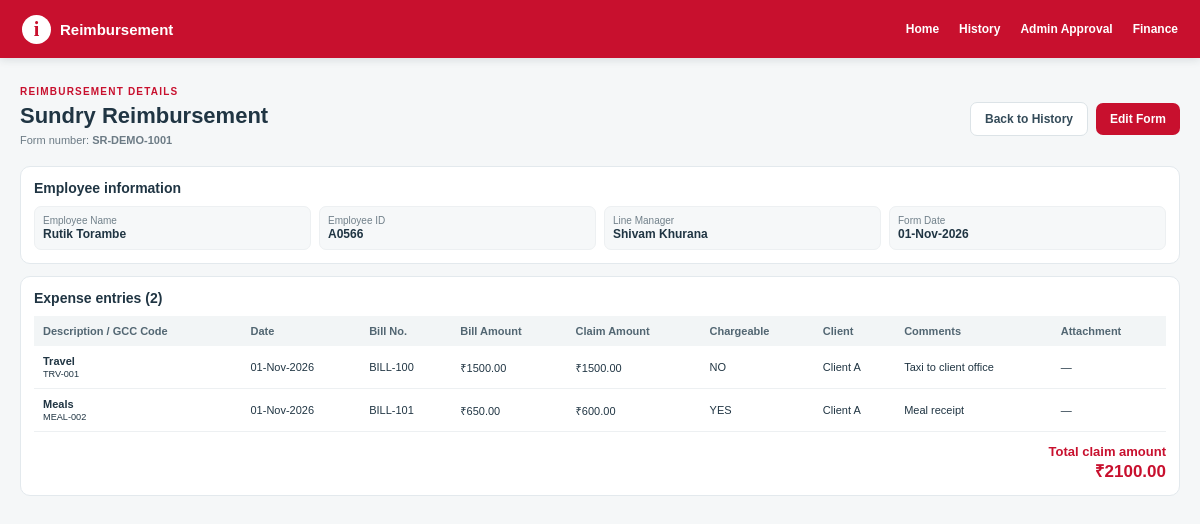
The app's page /reimbursement/SR-DEMO-1001/view with its own data.
### app.py (models this page shows, shortened)
class ExpenseSundry(db.Model):
    __tablename__ = "ExpenseSundry"
    FormNo = db.Column(db.String(255), primary_key=True)
    Item = db.Column(db.Integer, primary_key=True)
    FormDate = db.Column(db.Float)
    EmpID = db.Column(db.String(255))
    EName = db.Column(db.String(255))
    Manager = db.Column(db.String(255))
    TeamName = db.Column(db.String(255), nullable=True)
    Description = db.Column(db.String(255))
    GCCExpCode = db.Column(db.String(255))
    ExpenseDate = db.Column(db.Float)
    BillNo = db.Column(db.String(255))
    BillAmount = db.Column(db.Float, default=0)
    ClaimAmount = db.Column(db.Float, default=0)
    Chargeable = db.Column(db.String(20), default="NO")
    ClientName = db.Column(db.String(255))
    Comments = db.Column(db.String(1000))
    Status = db.Column(db.String(100), default="Submitted")
    DocumentID = db.Column(db.String(1000))
    FormPDFPath = db.Column(db.String(1000), nullable=True)
    AttachmentCheck = db.Column(db.String(50))
    ManagerApproval = db.Column(db.String(50), nullable=True, default="Pending", server_default=db.text("'Pending'"))
    HRApproval = db.Column(db.String(50), nullable=True, default="Pending", server_default=db.text("'Pending'"))
    SignatoryApproval = db.Column(db.String(50), nullable=True, default="Pending", server_default=db.text("'Pending'"))
    TeamHeadApproval = db.Column(db.String(50), nullable=True, default="Pending", server_default=db.text("'Pending'"))
    AdminApproval = db.Column(db.String(50), nullable=True, default="Pending", server_default=db.text("'Pending'"))
    ManagerApprovalBy = db.Column(db.String(255), nullable=True)
    HRApprovalBy = db.Column(db.String(255), nullable=True)
    SignatoryApprovalBy = db.Column(db.String(255), nullable=True)
    TeamHeadApprovalBy = db.Column(db.String(255), nullable=True)
    AdminApprovalBy = db.Column(db.String(255), nullable=True)
    FormReviewComments = db.Column(db.String(1000), nullable=True)
    ManagerApprovalDate = db.Column(db.Float, nullable=True)
    HRApprovalDate = db.Column(db.Float, nullable=True)
    SignatoryApprovalDate = db.Column(db.Float, nullable=True)
    TeamHeadApprovalDate = db.Column(db.Float, nullable=True)
    AdminApprovalDate = db.Column(db.Float, nullable=True)

### app.py (the view, shortened to what this page needs)
@app.route("/reimbursement/<form_no>/<action>", methods=["GET", "POST"])
def form_action(form_no, action):
    if action not in {"view", "edit", "delete"}:
        abort(404)
    rows = all_rows(form_no)
    if not rows:
        abort(404)
    if action == "view":
        return page("View Form", "view.html", form_no=form_no, rows=rows)

### app.py (called while the page is built)
def excel_serial_to_datetime(value):
    if value is None or str(value).strip() == "":
        return None
    if isinstance(value, datetime):
        return value
    text_value = str(value).strip()
    try:
        return EXCEL_EPOCH + timedelta(days=float(text_value))
    except (ValueError, TypeError, OverflowError):
        try:
            return datetime.strptime(text_value[:10], "%Y-%m-%d")
        except ValueError:
            return None

def excel_serial_to_display(value):
    parsed = excel_serial_to_datetime(value)
    return parsed.strftime("%d-%b-%Y") if parsed else ""

@app.template_filter("excel_date")
def excel_date_filter(value):
    return excel_serial_to_display(value)

def all_rows(form_no):
    return ExpenseSundry.query.filter_by(FormNo=form_no).order_by(ExpenseSundry.Item.asc()).all()

def page(title, template, **context):
    return render_template(template, title=title, **context)

### templates/view.html (shortened to what this page needs)
{% extends "base.html" %}
{% block content %}
<div class="view-head"><div><p class="eyebrow">REIMBURSEMENT DETAILS</p><h1>Sundry Reimbursement</h1><p class="view-sub">Form number: <strong>{{ form_no }}</strong></p></div><div class="actions"><a class="btn btn-light" href="{{ url_for('history') }}">Back to History</a><a class="btn btn-red" href="{{ url_for('form_action',form_no=form_no,action='edit') }}">Edit Form</a></div></div>
<section class="view-panel"><h2>Employee information</h2><div class="view-meta">
<div class="meta-item"><small>Employee Name</small><strong>{{ rows[0].EName or '—' }}</strong></div><div class="meta-item"><small>Employee ID</small><strong>{{ rows[0].EmpID or '—' }}</strong></div><div class="meta-item"><small>Line Manager</small><strong>{{ rows[0].Manager or '—' }}</strong></div><div class="meta-item"><small>Form Date</small><strong>{{ rows[0].FormDate|excel_date or '—' }}</strong></div>
</div></section>
<section class="view-panel"><h2>Expense entries ({{ rows|length }})</h2><div class="view-table-wrap"><table class="view-table"><thead><tr><th>Description / GCC Code</th><th>Date</th><th>Bill No.</th><th>Bill Amount</th><th>Claim Amount</th><th>Chargeable</th><th>Client</th><th>Comments</th><th>Attachment</th></tr></thead><tbody>
{% for r in rows %}<tr><td><strong>{{ r.Description or '—' }}</strong><br><small>{{ r.GCCExpCode or '—' }}</small></td><td>{{ r.ExpenseDate|excel_date or '—' }}</td><td>{{ r.BillNo or '—' }}</td><td>₹{{ '%.2f'|format(r.BillAmount or 0) }}</td><td>₹{{ '%.2f'|format(r.ClaimAmount or 0) }}</td><td>{{ r.Chargeable or 'NO' }}</td><td>{{ r.ClientName or '—' }}</td><td>{{ r.Comments or '—' }}</td><td>{% if r.DocumentID %}<a href="{{ url_for('download_pdf',form_no=form_no,item=r.Item) }}">Download PDF</a>{% else %}—{% endif %}</td></tr>{% endfor %}
</tbody></table></div><div class="view-total">Total claim amount<br><strong>₹{{ '%.2f'|format(rows|sum(attribute='ClaimAmount')) }}</strong></div></section>
{% endblock %}

### static/css/style.css (style rules this page uses)
* { box-sizing:border-box }
body { margin:0;background:#f5f7f8;color:#203543;font-family:Arial,Helvetica,sans-serif;font-size:13px }
.eyebrow { font-size:10px;letter-spacing:.12em;font-weight:800;color:#c8102e;margin:0 0 6px }
.btn { display:inline-flex;align-items:center;justify-content:center;border:0;border-radius:7px;padding:9px 14px;font-size:12px;font-weight:750;text-decoration:none;cursor:pointer }
.btn-red { background:#c8102e;color:#fff }
.btn-light { background:#fff;color:#344b59;border:1px solid #dce3e7 }
.actions { display:flex;gap:8px;align-items:center;flex-wrap:wrap }

### templates/view.html (style rules this page uses)
.view-head { display:flex;justify-content:space-between;align-items:center;gap:12px;margin:10px 0 15px }
.view-head h1 { font-size:22px;margin:0 }
.view-sub { font-size:11px;color:#6c7b85;margin:5px 0 }
.view-panel { background:#fff;border:1px solid #e3e9ed;border-radius:10px;padding:13px;margin-bottom:12px }
.view-panel h2 { font-size:14px;margin:0 0 10px }
.view-meta { display:grid;grid-template-columns:repeat(4,minmax(0,1fr));gap:8px }
.meta-item { background:#f6f8f9;border:1px solid #edf0f2;border-radius:7px;padding:8px }
.meta-item small { display:block;color:#71808a;font-size:10px }
.meta-item strong { font-size:12px;overflow-wrap:anywhere }
.view-table-wrap { overflow-x:auto }
.view-table { width:100%;border-collapse:collapse;font-size:11px }
.view-table th { background:#f2f5f6;text-align:left;padding:9px;white-space:nowrap;color:#526672 }
.view-table td { padding:9px;border-bottom:1px solid #edf0f2 }
.view-total { text-align:right;padding-top:12px;font-weight:800;color:#c8102e }
.view-total strong { font-size:17px }

### records on screen
ExpenseSundry: EName "Rutik Torambe", EmpID "A0566", Manager "Shivam Khurana", FormDate "01-Nov-2026", Description "Travel", GCCExpCode "TRV-001", ExpenseDate|excel_date "01-Nov-2026", BillNo "BILL-100", BillAmount "1500.00", ClaimAmount "1500.00", Chargeable "NO", ClientName "Client A", Comments "Taxi to client office"
ExpenseSundry: Description "Meals", GCCExpCode "MEAL-002", ExpenseDate|excel_date "01-Nov-2026", BillNo "BILL-101", BillAmount "650.00", ClaimAmount "600.00", Chargeable "YES", ClientName "Client A", Comments "Meal receipt"

### other values on screen
{{ rows|length }} "2"
{{ '%.2f'|format(rows|sum(attribute='ClaimAmount')) }} "2100.00"
